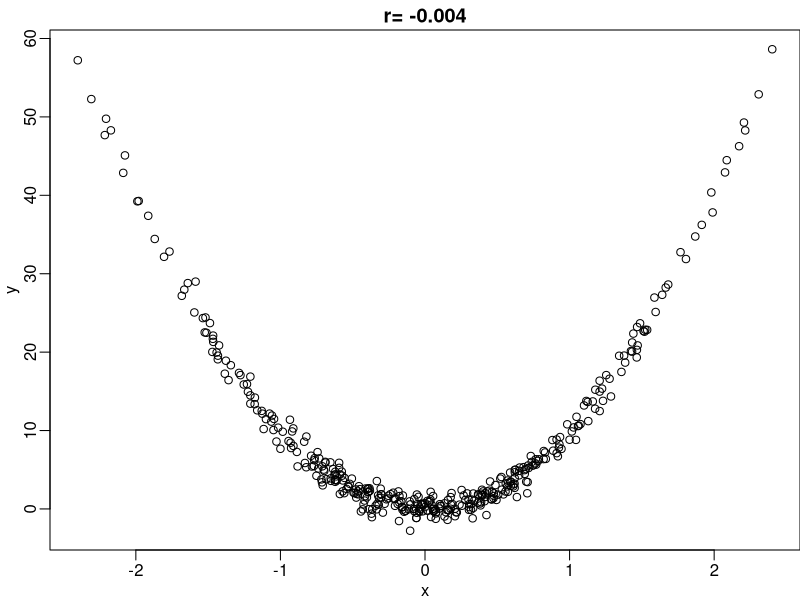

Recreate this plot in R.
pdf("images/chapter_8/nonLinear.pdf", height=3.6, width=6)
par(mar = c(2.5, 2.5, 1.5, 0), mgp = c(1.5, 0.5, 0))
#label===REGnonlinear1
set.seed(1)
n <- 200
x <- rnorm(n)
x <- c(x, -x)                # (@\wingding{1}@)
y <- 10 * x^2 + rnorm(2 * n) # (@\wingding{2}@)
plot(x, y, main=paste("r=", round(cor(x, y), digits=3)))
#===end
dev.off()
